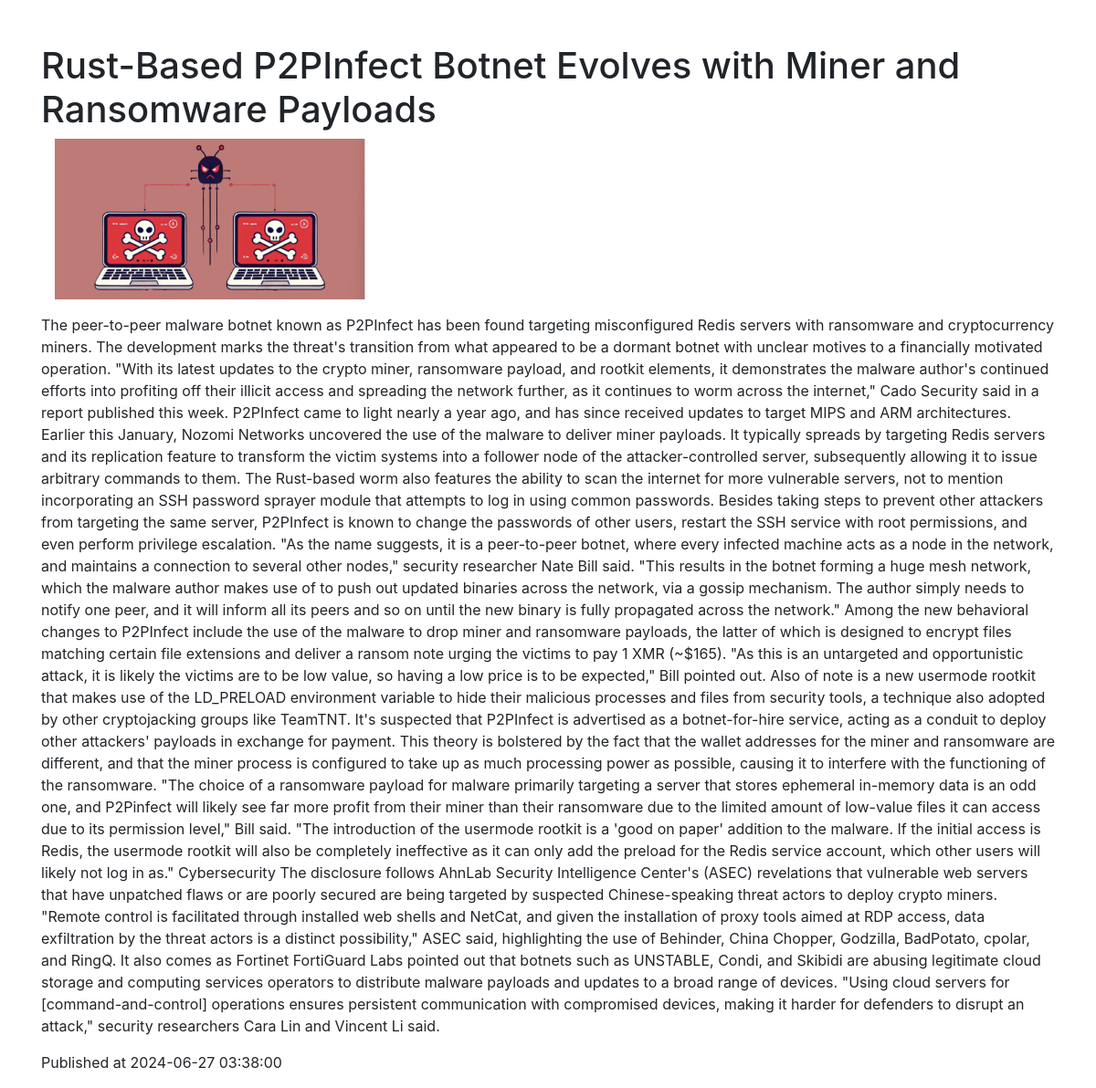
The app's page /article/1 with its own data.
### main.py (models this page shows, shortened)
class Article(db.Model):
    id = db.Column(db.Integer, primary_key=True)
    title = db.Column(db.String(200), nullable=False)
    description = db.Column(db.String(500), nullable=False)
    image_file = db.Column(db.String(300), nullable=True)
    publishedAt = db.Column(db.DateTime, nullable=False, default=datetime.utcnow)

### main.py (the view)
@app.route('/article/<int:article_id>', methods=['GET'])
def get_article(article_id):
    article = Article.query.get(article_id)
    if not article:
        return render_template('404.html'), 404
    return render_template('article.html', article=article)

### templates/article.html (shortened to what this page needs)
<!doctype html>
<html lang="en">
<head>
    <link href="https://stackpath.bootstrapcdn.com/bootstrap/4.3.1/css/bootstrap.min.css" rel="stylesheet">
</head>
<body>
<div class="container">
    <h1 class="mt-5">{{ article.title }}</h1>
    <div class="col-md-4">
        <img src="{{ url_for('static', filename=article.image_file) }}" class="img-fluid mb-3" alt="Article Image">
    </div>
    <p>{{ article.description }}</p>
    <p class="mt-3">Published at {{ article.publishedAt }}</p>
</div>
</body>
</html>

### records on screen
Article: title "Rust-Based P2PInfect Botnet Evolves with Miner and Ransomware Payloads", image_file (picture), description "The peer-to-peer malware botnet known as P2PInfect has been found targeting misconfigured Redis servers with ransomware and cryptocurrency miners. The development marks the threat's transition from what appeared to be a dormant botnet with unclear motives to a financially motivated operation. \"With its latest updates to the crypto miner, ransomware payload, and rootkit elements, it demonstrates the malware author's continued efforts into profiting off their illicit access and spreading the network further, as it continues to worm across the internet,\" Cado Security said in a report published this week. P2PInfect came to light nearly a year ago, and has since received updates to target MIPS…", publishedAt "2024-06-27 03:38:00"
